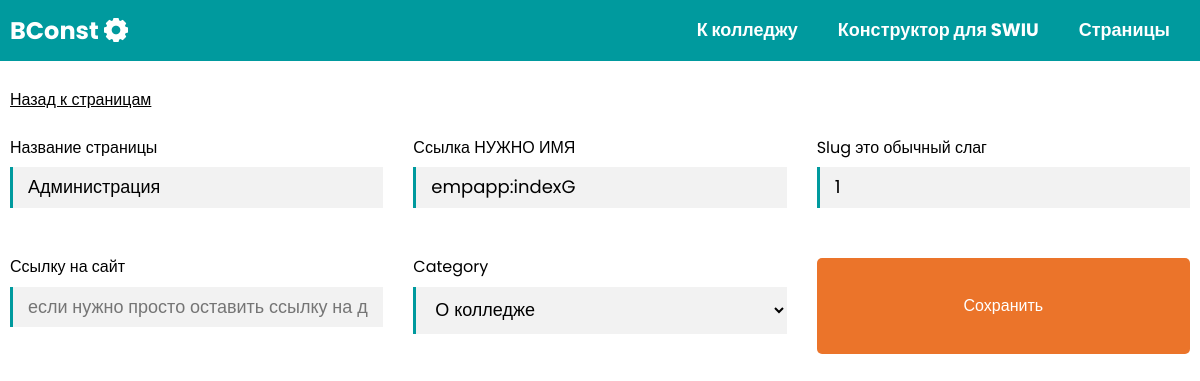
Page /page-const/page-update/1 on the committed database.
### page/models.py (models this page shows, shortened)
class Page(models.Model):
    order = models.IntegerField('Филтрация',default=0)
    title = models.CharField('Название страницы',max_length=255)
    url = models.CharField('Ссылка НУЖНО ИМЯ',max_length=255)
    slug = models.SlugField('slug это обычный слаг',null=True,blank=True)
    link = models.CharField('Ссылку на сайт',null=True,blank=True,default=None,max_length=255)
    category = models.ForeignKey(PageCategory,related_name='page',on_delete=models.CASCADE)
    class Meta:
        verbose_name = "Страница"
        verbose_name_plural = "Страницы"

### page/views.py (the view)
# urls.py: path('page-update/<int:pk>',PageUpdateView.as_view(),name="PageUpdateView"),
class PageUpdateView(UpdateView):
    model = Page
    template_name = 'page/page_form.html'
    form_class = PageForm

### page/models.py (called while the page is built)
    def __str__(self):
        return self.name

### page/templates/page/page_form.html
{% extends 'layouts/apppage.html' %}
{% load static %}
{% block content %}
<div class="container">
    <div class="breadcamp">
        <a href="{% url 'PageCategoryListView' %}">Назад к страницам</a>
    </div>
    <form class="form" method="post">{% csrf_token %}
        {% for formItem in form %}
        <div class="form-group">
            <label class="form-label" for="">{{formItem.label}}</label>
            {{ formItem }}
        </div>
        {% endfor %}
        <input class="btn" type="submit" value="Сохранить">
    </form>
</div>
{% endblock %}

### page/static/page/css/style.css (style rules this page uses)
* { margin: 0; padding: 0; font-family: "Poppins", sans-serif; box-sizing: border-box; }
.form { margin-top: 3rem; display: grid; grid-template-columns: repeat(auto-fit, minmax(35rem, 1fr)); grid-gap: 3rem; }
.breadcamp { margin-top: 3rem; }
.breadcamp a { color: black; }
.form-group { display: flex; flex-direction: column; }
.form-label { margin-bottom: 1rem; }
.form-control { display: block; padding: 1rem 1.5rem; width: 100%; font-size: 1.8rem; background-color: #f2f2f2; border: none; border-left: 3px solid #009A9E; margin-bottom: 2rem; }
.btn { background-color: #EB742A; padding: 1rem 2rem; color: white; border: none; border-radius: 5px; cursor: pointer; }
html { line-height: 1.15; -webkit-text-size-adjust: 100%; }
body { margin: 0; }
a { background-color: transparent; }
button, input, optgroup, select, textarea { font-family: inherit; font-size: 100%; line-height: 1.15; margin: 0; }
button, input { overflow: visible; }
button, select { text-transform: none; }
button, [type=button], [type=reset], [type=submit] { -webkit-appearance: button; }
html { font-size: 62.5%; }
body { font-size: 1.6rem; }
.container { margin: 0 auto; max-width: 118rem; }

### rows in the picture
Page: form "Администрация" "empapp:indexG" "1" "О колледже"
